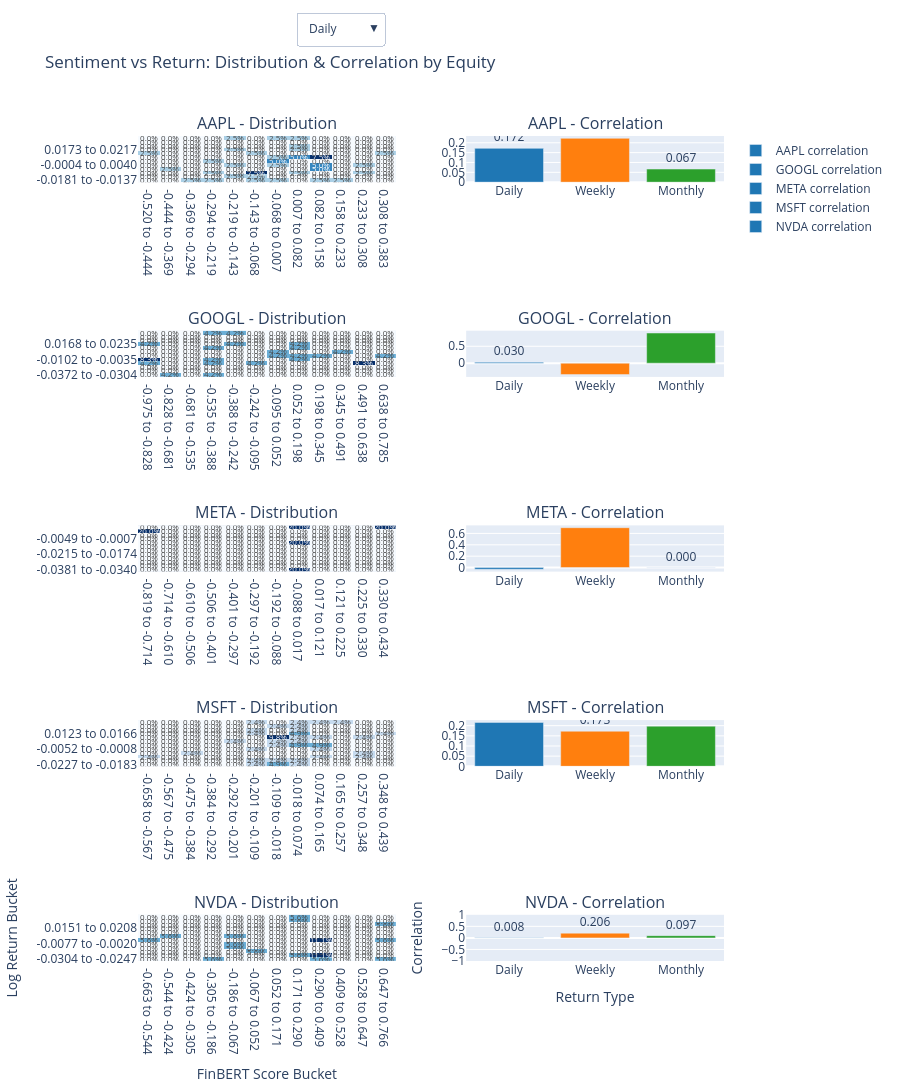

Notebook source saved alongside this figure:
### Markdown cell above
## Correlation & Distribution by Equity

Each row corresponds to one equity. Left: bucket heatmap (15 equally spaced buckets) showing the percentage of data points per sentiment/return bin (sums to 100%), with % text in each cell. Log returns are capped at 5th/95th percentiles. Right: correlation bar chart for all return types. Use the dropdown to switch between daily, weekly, and monthly.

### Code cell
import plotly.graph_objects as go
from plotly.subplots import make_subplots
import numpy as np

conn = sqlite3.connect(DB_PATH)
prices_df = pd.read_sql("SELECT * FROM prices", conn)
conn.close()
prices_df["date"] = pd.to_datetime(prices_df['date'], format='mixed', utc=True, errors='coerce').dt.tz_localize(None)
news_sentiment["date"] = pd.to_datetime(news_sentiment['date'], format='mixed', utc=True, errors='coerce').dt.tz_localize(None)

daily_sentiment = (
    news_sentiment.groupby(["symbol", "date"])["finbert_score"]
    .mean()
    .reset_index()
)

merged = prices_df.merge(daily_sentiment, on=["symbol", "date"], how="inner")
merged = merged[merged["finbert_score"] != 0].copy()

for rtype in ["daily_return", "weekly_return", "monthly_return"]:
    col = f"log_{rtype}"
    merged[col] = np.where(
        (merged[rtype].notna()) & (merged[rtype] > -1),
        np.log1p(merged[rtype]),
        np.nan,
    )

MIN_SENTIMENT_N = 5  # ignore symbols with fewer sentiment observations than this

sentiment_counts = news_sentiment.groupby("symbol").size()
qualifying_symbols = sentiment_counts[sentiment_counts >= MIN_SENTIMENT_N].index.tolist()

symbols = sorted(merged["symbol"].unique().tolist())
symbols = [s for s in symbols if s in news_sentiment["symbol"].values and s in qualifying_symbols]
return_cols = ["log_daily_return", "log_weekly_return", "log_monthly_return"]
return_labels = ["Daily", "Weekly", "Monthly"]

n_buckets_x = 12
n_buckets_y = 12

fig = make_subplots(
    rows=len(symbols),
    cols=2,
    subplot_titles=[title for pair in zip([f"{s} - Distribution" for s in symbols], [f"{s} - Correlation" for s in symbols]) for title in pair],
    horizontal_spacing=0.12,
    vertical_spacing=0.18,
    specs=[[{"type": "heatmap"}, {"type": "bar"}] for _ in symbols],
)

corr_bars = []
for symbol in symbols:
    symbol_data = merged[merged["symbol"] == symbol].copy()
    corr_vals = []
    for rcol, rlabel in zip(return_cols, return_labels):
        col_data = symbol_data[[rcol, "finbert_score"]].dropna()
        if len(col_data) < 2:
            corr_vals.append(0)
            continue
        x = col_data["finbert_score"].values
        y = col_data[rcol].values
        mx, my = x.mean(), y.mean()
        num = ((x - mx) * (y - my)).sum()
        dx, dy = np.sqrt(((x - mx) ** 2).sum()), np.sqrt(((y - my) ** 2).sum())
        corr_vals.append(num / (dx * dy) if dx and dy else 0)
    corr_bars.append(corr_vals)

visibility_daily = []
visibility_weekly = []
visibility_monthly = []

for idx, symbol in enumerate(symbols, start=1):
    symbol_data = merged[merged["symbol"] == symbol].copy()

    for rcol, rlabel in zip(return_cols, return_labels):
        col_data = symbol_data[[rcol, "finbert_score"]].dropna()
        if len(col_data) < 4:
            continue

        vals = col_data[rcol].values
        lo, hi = np.percentile(vals, 5), np.percentile(vals, 95)
        if hi <= lo:
            lo, hi = vals.min(), vals.max()
            if hi <= lo:
                hi = lo + 1e-6
        col_data[rcol] = col_data[rcol].clip(lo, hi)
        score_min, score_max = col_data["finbert_score"].min(), col_data["finbert_score"].max()
        if score_max <= score_min:
            score_max = score_min + 1e-6

        score_bin_edges = np.linspace(score_min, score_max, n_buckets_x + 1)
        ret_bin_edges = np.linspace(lo, hi, n_buckets_y + 1)
        x = col_data["finbert_score"].values
        y = col_data[rcol].values
        mask = ~(np.isnan(x) | np.isnan(y))
        x, y = x[mask], y[mask]
        H, _, _ = np.histogram2d(x, y, bins=[score_bin_edges, ret_bin_edges])
        total = H.sum()
        hist2d = (H / total * 100).T if total > 0 else H.T

        score_labels = [f"{score_bin_edges[i]:.3f} to {score_bin_edges[i+1]:.3f}" for i in range(n_buckets_y)]
        ret_labels = [f"{ret_bin_edges[i]:.4f} to {ret_bin_edges[i+1]:.4f}" for i in range(n_buckets_y)]

        z_text = [[f"{val:.1f}%" for val in row] for row in hist2d]

        visible = (rlabel == "Daily")
        fig.add_trace(
            go.Heatmap(
                z=hist2d,
                x=score_labels,
                y=ret_labels,
                colorscale="Blues",
                showscale=False,
                text=z_text,
                texttemplate="%{text}",
                textfont={"size": 8},
                visible=visible,
                hovertemplate="Score bucket: %{x}<br>Return bucket: %{y}<br>Percentage: %{z:.1f}%<extra></extra>",
            ),
            row=idx,
            col=1,
        )

        if rlabel == "Daily":
            visibility_daily.append(True)
            visibility_weekly.append(False)
            visibility_monthly.append(False)
        elif rlabel == "Weekly":
            visibility_daily.append(False)
            visibility_weekly.append(True)
            visibility_monthly.append(False)
        else:
            visibility_daily.append(False)
            visibility_weekly.append(False)
            visibility_monthly.append(True)

    fig.add_trace(
        go.Bar(
            x=return_labels,
            y=corr_bars[idx - 1],
            marker_color=["#1f77b4", "#ff7f0e", "#2ca02c"],
            text=[f"{v:.3f}" for v in corr_bars[idx - 1]],
            textposition="outside",
            name=f"{symbol} correlation",
        ),
        row=idx,
        col=2,
    )
    visibility_daily.append(True)
    visibility_weekly.append(True)
    visibility_monthly.append(True)

fig.update_layout(
    title="Sentiment vs Return: Distribution & Correlation by Equity",
    height=450 * len(symbols),
    updatemenus=[
        dict(
            buttons=[
                dict(label="Daily", method="update", args=[{"visible": visibility_daily}]),
                dict(label="Weekly", method="update", args=[{"visible": visibility_weekly}]),
                dict(label="Monthly", method="update", args=[{"visible": visibility_monthly}]),
            ],
            direction="down",
            showactive=True,
            x=0.27,
            y=1.15,
            xanchor="left",
            yanchor="top",
        )
    ],
)
fig.update_xaxes(title_text="FinBERT Score Bucket", row=len(symbols), col=1)
fig.update_yaxes(title_text="Log Return Bucket", row=len(symbols), col=1)
fig.update_xaxes(title_text="Return Type", row=len(symbols), col=2)
fig.update_yaxes(title_text="Correlation", row=len(symbols), col=2, range=[-1, 1])
fig

### Figure 1 — Plotly figure (JSON) as saved in the notebook; plotly's stock layout.template omitted (floating-point values rounded to 4 significant figures; data arrays with more than 128 entries replaced by an {"elided": "..."} marker saying what was removed)
{"data": [{"colorscale": [[0, "rgb(247,251,255)"], [0.125, "rgb(222,235,247)"], [0.25, "rgb(198,219,239)"], [0.375, "rgb(158,202,225)"], [0.5, "rgb(107,174,214)"], [0.625, "rgb(66,146,198)"], [0.75, "rgb(33,113,181)"], [0.875, "rgb(8,81,156)"], [1, "rgb(8,48,107)"]], "hovertemplate": "Score bucket: %{x}<br>Return bucket: %{y}<br>Percentage: %{z:.1f}%<extra></extra>", "showscale": false, "text": {"elided": "12x12 str values"}, "textfont": {"size": 8}, "texttemplate": "%{text}", "type": "heatmap", "visible": true, "x": ["-0.520 to -0.444", "-0.444 to -0.369", "-0.369 to -0.294", "-0.294 to -0.219", "-0.219 to -0.143", "-0.143 to -0.068", "-0.068 to 0.007", "0.007 to 0.082", "0.082 to 0.158", "0.158 to 0.233", "0.233 to 0.308", "0.308 to 0.383"], "xaxis": "x", "y": ["-0.0181 to -0.0137", "-0.0137 to -0.0093", "-0.0093 to -0.0049", "-0.0049 to -0.0004", "-0.0004 to 0.0040", "0.0040 to 0.0084", "0.0084 to 0.0128", "0.0128 to 0.0173", "0.0173 to 0.0217", "0.0217 to 0.0261", "0.0261 to 0.0305", "0.0305 to 0.0349"], "yaxis": "y", "z": {"elided": "12x12 float values"}}, {"colorscale": [[0, "rgb(247,251,255)"], [0.125, "rgb(222,235,247)"], [0.25, "rgb(198,219,239)"], [0.375, "rgb(158,202,225)"], [0.5, "rgb(107,174,214)"], [0.625, "rgb(66,146,198)"], [0.75, "rgb(33,113,181)"], [0.875, "rgb(8,81,156)"], [1, "rgb(8,48,107)"]], "hovertemplate": "Score bucket: %{x}<br>Return bucket: %{y}<br>Percentage: %{z:.1f}%<extra></extra>", "showscale": false, "text": {"elided": "12x12 str values"}, "textfont": {"size": 8}, "texttemplate": "%{text}", "type": "heatmap", "visible": false, "x": ["-0.520 to -0.454", "-0.454 to -0.389", "-0.389 to -0.323", "-0.323 to -0.258", "-0.258 to -0.192", "-0.192 to -0.127", "-0.127 to -0.061", "-0.061 to 0.004", "0.004 to 0.070", "0.070 to 0.135", "0.135 to 0.201", "0.201 to 0.266"], "xaxis": "x", "y": ["-0.0790 to -0.0670", "-0.0670 to -0.0549", "-0.0549 to -0.0429", "-0.0429 to -0.0309", "-0.0309 to -0.0188", "-0.0188 to -0.0068", "-0.0068 to 0.0053", "0.0053 to 0.0173", "0.0173 to 0.0293", "0.0293 to 0.0414", "0.0414 to 0.0534", "0.0534 to 0.0655"], "yaxis": "y", "z": {"elided": "12x12 float values"}}, {"colorscale": [[0, "rgb(247,251,255)"], [0.125, "rgb(222,235,247)"], [0.25, "rgb(198,219,239)"], [0.375, "rgb(158,202,225)"], [0.5, "rgb(107,174,214)"], [0.625, "rgb(66,146,198)"], [0.75, "rgb(33,113,181)"], [0.875, "rgb(8,81,156)"], [1, "rgb(8,48,107)"]], "hovertemplate": "Score bucket: %{x}<br>Return bucket: %{y}<br>Percentage: %{z:.1f}%<extra></extra>", "showscale": false, "text": {"elided": "12x12 str values"}, "textfont": {"size": 8}, "texttemplate": "%{text}", "type": "heatmap", "visible": false, "x": ["-0.520 to -0.464", "-0.464 to -0.408", "-0.408 to -0.352", "-0.352 to -0.296", "-0.296 to -0.240", "-0.240 to -0.185", "-0.185 to -0.129", "-0.129 to -0.073", "-0.073 to -0.017", "-0.017 to 0.039", "0.039 to 0.095", "0.095 to 0.150"], "xaxis": "x", "y": ["-0.0501 to -0.0440", "-0.0440 to -0.0380", "-0.0380 to -0.0320", "-0.0320 to -0.0259", "-0.0259 to -0.0199", "-0.0199 to -0.0139", "-0.0139 to -0.0078", "-0.0078 to -0.0018", "-0.0018 to 0.0042", "0.0042 to 0.0103", "0.0103 to 0.0163", "0.0163 to 0.0223"], "yaxis": "y", "z": {"elided": "12x12 float values"}}, {"marker": {"color": ["#1f77b4", "#ff7f0e", "#2ca02c"]}, "name": "AAPL correlation", "text": ["0.172", "0.223", "0.067"], "textposition": "outside", "type": "bar", "x": ["Daily", "Weekly", "Monthly"], "xaxis": "x2", "y": [0.1717, 0.2226, 0.06665], "yaxis": "y2"}, {"colorscale": [[0, "rgb(247,251,255)"], [0.125, "rgb(222,235,247)"], [0.25, "rgb(198,219,239)"], [0.375, "rgb(158,202,225)"], [0.5, "rgb(107,174,214)"], [0.625, "rgb(66,146,198)"], [0.75, "rgb(33,113,181)"], [0.875, "rgb(8,81,156)"], [1, "rgb(8,48,107)"]], "hovertemplate": "Score bucket: %{x}<br>Return bucket: %{y}<br>Percentage: %{z:.1f}%<extra></extra>", "showscale": false, "text": {"elided": "12x12 str values"}, "textfont": {"size": 8}, "texttemplate": "%{text}", "type": "heatmap", "visible": true, "x": ["-0.975 to -0.828", "-0.828 to -0.681", "-0.681 to -0.535", "-0.535 to -0.388", "-0.388 to -0.242", "-0.242 to -0.095", "-0.095 to 0.052", "0.052 to 0.198", "0.198 to 0.345", "0.345 to 0.491", "0.491 to 0.638", "0.638 to 0.785"], "xaxis": "x3", "y": ["-0.0372 to -0.0304", "-0.0304 to -0.0237", "-0.0237 to -0.0169", "-0.0169 to -0.0102", "-0.0102 to -0.0035", "-0.0035 to 0.0033", "0.0033 to 0.0100", "0.0100 to 0.0168", "0.0168 to 0.0235", "0.0235 to 0.0303", "0.0303 to 0.0370", "0.0370 to 0.0438"], "yaxis": "y3", "z": {"elided": "12x12 float values"}}, {"colorscale": [[0, "rgb(247,251,255)"], [0.125, "rgb(222,235,247)"], [0.25, "rgb(198,219,239)"], [0.375, "rgb(158,202,225)"], [0.5, "rgb(107,174,214)"], [0.625, "rgb(66,146,198)"], [0.75, "rgb(33,113,181)"], [0.875, "rgb(8,81,156)"], [1, "rgb(8,48,107)"]], "hovertemplate": "Score bucket: %{x}<br>Return bucket: %{y}<br>Percentage: %{z:.1f}%<extra></extra>", "showscale": false, "text": {"elided": "12x12 str values"}, "textfont": {"size": 8}, "texttemplate": "%{text}", "type": "heatmap", "visible": false, "x": ["-0.975 to -0.828", "-0.828 to -0.681", "-0.681 to -0.535", "-0.535 to -0.388", "-0.388 to -0.242", "-0.242 to -0.095", "-0.095 to 0.052", "0.052 to 0.198", "0.198 to 0.345", "0.345 to 0.491", "0.491 to 0.638", "0.638 to 0.785"], "xaxis": "x3", "y": ["-0.0927 to -0.0714", "-0.0714 to -0.0502", "-0.0502 to -0.0289", "-0.0289 to -0.0077", "-0.0077 to 0.0136", "0.0136 to 0.0348", "0.0348 to 0.0561", "0.0561 to 0.0773", "0.0773 to 0.0986", "0.0986 to 0.1198", "0.1198 to 0.1411", "0.1411 to 0.1623"], "yaxis": "y3", "z": {"elided": "12x12 float values"}}, {"colorscale": [[0, "rgb(247,251,255)"], [0.125, "rgb(222,235,247)"], [0.25, "rgb(198,219,239)"], [0.375, "rgb(158,202,225)"], [0.5, "rgb(107,174,214)"], [0.625, "rgb(66,146,198)"], [0.75, "rgb(33,113,181)"], [0.875, "rgb(8,81,156)"], [1, "rgb(8,48,107)"]], "hovertemplate": "Score bucket: %{x}<br>Return bucket: %{y}<br>Percentage: %{z:.1f}%<extra></extra>", "showscale": false, "text": {"elided": "12x12 str values"}, "textfont": {"size": 8}, "texttemplate": "%{text}", "type": "heatmap", "visible": false, "x": ["-0.975 to -0.828", "-0.828 to -0.681", "-0.681 to -0.535", "-0.535 to -0.388", "-0.388 to -0.242", "-0.242 to -0.095", "-0.095 to 0.052", "0.052 to 0.198", "0.198 to 0.345", "0.345 to 0.491", "0.491 to 0.638", "0.638 to 0.785"], "xaxis": "x3", "y": ["-0.0605 to -0.0585", "-0.0585 to -0.0565", "-0.0565 to -0.0545", "-0.0545 to -0.0525", "-0.0525 to -0.0505", "-0.0505 to -0.0485", "-0.0485 to -0.0465", "-0.0465 to -0.0445", "-0.0445 to -0.0425", "-0.0425 to -0.0406", "-0.0406 to -0.0386", "-0.0386 to -0.0366"], "yaxis": "y3", "z": {"elided": "12x12 float values"}}, {"marker": {"color": ["#1f77b4", "#ff7f0e", "#2ca02c"]}, "name": "GOOGL correlation", "text": ["0.030", "-0.337", "0.892"], "textposition": "outside", "type": "bar", "x": ["Daily", "Weekly", "Monthly"], "xaxis": "x4", "y": [0.03001, -0.3372, 0.8924], "yaxis": "y4"}, {"colorscale": [[0, "rgb(247,251,255)"], [0.125, "rgb(222,235,247)"], [0.25, "rgb(198,219,239)"], [0.375, "rgb(158,202,225)"], [0.5, "rgb(107,174,214)"], [0.625, "rgb(66,146,198)"], [0.75, "rgb(33,113,181)"], [0.875, "rgb(8,81,156)"], [1, "rgb(8,48,107)"]], "hovertemplate": "Score bucket: %{x}<br>Return bucket: %{y}<br>Percentage: %{z:.1f}%<extra></extra>", "showscale": false, "text": {"elided": "12x12 str values"}, "textfont": {"size": 8}, "texttemplate": "%{text}", "type": "heatmap", "visible": true, "x": ["-0.819 to -0.714", "-0.714 to -0.610", "-0.610 to -0.506", "-0.506 to -0.401", "-0.401 to -0.297", "-0.297 to -0.192", "-0.192 to -0.088", "-0.088 to 0.017", "0.017 to 0.121", "0.121 to 0.225", "0.225 to 0.330", "0.330 to 0.434"], "xaxis": "x5", "y": ["-0.0381 to -0.0340", "-0.0340 to -0.0298", "-0.0298 to -0.0257", "-0.0257 to -0.0215", "-0.0215 to -0.0174", "-0.0174 to -0.0132", "-0.0132 to -0.0090", "-0.0090 to -0.0049", "-0.0049 to -0.0007", "-0.0007 to 0.0034", "0.0034 to 0.0076", "0.0076 to 0.0118"], "yaxis": "y5", "z": {"elided": "12x12 int values"}}, {"marker": {"color": ["#1f77b4", "#ff7f0e", "#2ca02c"]}, "name": "META correlation", "text": ["-0.030", "0.700", "0.000"], "textposition": "outside", "type": "bar", "x": ["Daily", "Weekly", "Monthly"], "xaxis": "x6", "y": [-0.03026, 0.7002, 0], "yaxis": "y6"}, {"colorscale": [[0, "rgb(247,251,255)"], [0.125, "rgb(222,235,247)"], [0.25, "rgb(198,219,239)"], [0.375, "rgb(158,202,225)"], [0.5, "rgb(107,174,214)"], [0.625, "rgb(66,146,198)"], [0.75, "rgb(33,113,181)"], [0.875, "rgb(8,81,156)"], [1, "rgb(8,48,107)"]], "hovertemplate": "Score bucket: %{x}<br>Return bucket: %{y}<br>Percentage: %{z:.1f}%<extra></extra>", "showscale": false, "text": {"elided": "12x12 str values"}, "textfont": {"size": 8}, "texttemplate": "%{text}", "type": "heatmap", "visible": true, "x": ["-0.658 to -0.567", "-0.567 to -0.475", "-0.475 to -0.384", "-0.384 to -0.292", "-0.292 to -0.201", "-0.201 to -0.109", "-0.109 to -0.018", "-0.018 to 0.074", "0.074 to 0.165", "0.165 to 0.257", "0.257 to 0.348", "0.348 to 0.439"], "xaxis": "x7", "y": ["-0.0227 to -0.0183", "-0.0183 to -0.0140", "-0.0140 to -0.0096", "-0.0096 to -0.0052", "-0.0052 to -0.0008", "-0.0008 to 0.0035", "0.0035 to 0.0079", "0.0079 to 0.0123", "0.0123 to 0.0166", "0.0166 to 0.0210", "0.0210 to 0.0254", "0.0254 to 0.0297"], "yaxis": "y7", "z": {"elided": "12x12 float values"}}, {"colorscale": [[0, "rgb(247,251,255)"], [0.125, "rgb(222,235,247)"], [0.25, "rgb(198,219,239)"], [0.375, "rgb(158,202,225)"], [0.5, "rgb(107,174,214)"], [0.625, "rgb(66,146,198)"], [0.75, "rgb(33,113,181)"], [0.875, "rgb(8,81,156)"], [1, "rgb(8,48,107)"]], "hovertemplate": "Score bucket: %{x}<br>Return bucket: %{y}<br>Percentage: %{z:.1f}%<extra></extra>", "showscale": false, "text": {"elided": "12x12 str values"}, "textfont": {"size": 8}, "texttemplate": "%{text}", "type": "heatmap", "visible": false, "x": ["-0.416 to -0.344", "-0.344 to -0.273", "-0.273 to -0.202", "-0.202 to -0.131", "-0.131 to -0.059", "-0.059 to 0.012", "0.012 to 0.083", "0.083 to 0.154", "0.154 to 0.226", "0.226 to 0.297", "0.297 to 0.368", "0.368 to 0.439"], "xaxis": "x7", "y": ["-0.0410 to -0.0171", "-0.0171 to 0.0068", "0.0068 to 0.0307", "0.0307 to 0.0546", "0.0546 to 0.0785", "0.0785 to 0.1024", "0.1024 to 0.1263", "0.1263 to 0.1502", "0.1502 to 0.1741", "0.1741 to 0.1980", "0.1980 to 0.2219", "0.2219 to 0.2458"], "yaxis": "y7", "z": {"elided": "12x12 float values"}}, {"colorscale": [[0, "rgb(247,251,255)"], [0.125, "rgb(222,235,247)"], [0.25, "rgb(198,219,239)"], [0.375, "rgb(158,202,225)"], [0.5, "rgb(107,174,214)"], [0.625, "rgb(66,146,198)"], [0.75, "rgb(33,113,181)"], [0.875, "rgb(8,81,156)"], [1, "rgb(8,48,107)"]], "hovertemplate": "Score bucket: %{x}<br>Return bucket: %{y}<br>Percentage: %{z:.1f}%<extra></extra>", "showscale": false, "text": {"elided": "12x12 str values"}, "textfont": {"size": 8}, "texttemplate": "%{text}", "type": "heatmap", "visible": false, "x": ["-0.416 to -0.373", "-0.373 to -0.331", "-0.331 to -0.288", "-0.288 to -0.246", "-0.246 to -0.203", "-0.203 to -0.161", "-0.161 to -0.119", "-0.119 to -0.076", "-0.076 to -0.034", "-0.034 to 0.009", "0.009 to 0.051", "0.051 to 0.094"], "xaxis": "x7", "y": ["0.2155 to 0.2193", "0.2193 to 0.2231", "0.2231 to 0.2268", "0.2268 to 0.2306", "0.2306 to 0.2344", "0.2344 to 0.2381", "0.2381 to 0.2419", "0.2419 to 0.2457", "0.2457 to 0.2495", "0.2495 to 0.2532", "0.2532 to 0.2570", "0.2570 to 0.2608"], "yaxis": "y7", "z": {"elided": "12x12 float values"}}, {"marker": {"color": ["#1f77b4", "#ff7f0e", "#2ca02c"]}, "name": "MSFT correlation", "text": ["0.216", "0.173", "0.198"], "textposition": "outside", "type": "bar", "x": ["Daily", "Weekly", "Monthly"], "xaxis": "x8", "y": [0.216, 0.1728, 0.1977], "yaxis": "y8"}, {"colorscale": [[0, "rgb(247,251,255)"], [0.125, "rgb(222,235,247)"], [0.25, "rgb(198,219,239)"], [0.375, "rgb(158,202,225)"], [0.5, "rgb(107,174,214)"], [0.625, "rgb(66,146,198)"], [0.75, "rgb(33,113,181)"], [0.875, "rgb(8,81,156)"], [1, "rgb(8,48,107)"]], "hovertemplate": "Score bucket: %{x}<br>Return bucket: %{y}<br>Percentage: %{z:.1f}%<extra></extra>", "showscale": false, "text": {"elided": "12x12 str values"}, "textfont": {"size": 8}, "texttemplate": "%{text}", "type": "heatmap", "visible": true, "x": ["-0.663 to -0.544", "-0.544 to -0.424", "-0.424 to -0.305", "-0.305 to -0.186", "-0.186 to -0.067", "-0.067 to 0.052", "0.052 to 0.171", "0.171 to 0.290", "0.290 to 0.409", "0.409 to 0.528", "0.528 to 0.647", "0.647 to 0.766"], "xaxis": "x9", "y": ["-0.0304 to -0.0247", "-0.0247 to -0.0190", "-0.0190 to -0.0134", "-0.0134 to -0.0077", "-0.0077 to -0.0020", "-0.0020 to 0.0037", "0.0037 to 0.0094", "0.0094 to 0.0151", "0.0151 to 0.0208", "0.0208 to 0.0265", "0.0265 to 0.0322", "0.0322 to 0.0379"], "yaxis": "y9", "z": {"elided": "12x12 float values"}}, {"colorscale": [[0, "rgb(247,251,255)"], [0.125, "rgb(222,235,247)"], [0.25, "rgb(198,219,239)"], [0.375, "rgb(158,202,225)"], [0.5, "rgb(107,174,214)"], [0.625, "rgb(66,146,198)"], [0.75, "rgb(33,113,181)"], [0.875, "rgb(8,81,156)"], [1, "rgb(8,48,107)"]], "hovertemplate": "Score bucket: %{x}<br>Return bucket: %{y}<br>Percentage: %{z:.1f}%<extra></extra>", "showscale": false, "text": {"elided": "12x12 str values"}, "textfont": {"size": 8}, "texttemplate": "%{text}", "type": "heatmap", "visible": false, "x": ["-0.663 to -0.544", "-0.544 to -0.424", "-0.424 to -0.305", "-0.305 to -0.186", "-0.186 to -0.067", "-0.067 to 0.052", "0.052 to 0.171", "0.171 to 0.290", "0.290 to 0.409", "0.409 to 0.528", "0.528 to 0.647", "0.647 to 0.766"], "xaxis": "x9", "y": ["-0.0724 to -0.0590", "-0.0590 to -0.0456", "-0.0456 to -0.0323", "-0.0323 to -0.0189", "-0.0189 to -0.0055", "-0.0055 to 0.0079", "0.0079 to 0.0212", "0.0212 to 0.0346", "0.0346 to 0.0480", "0.0480 to 0.0614", "0.0614 to 0.0747", "0.0747 to 0.0881"], "yaxis": "y9", "z": {"elided": "12x12 float values"}}, {"colorscale": [[0, "rgb(247,251,255)"], [0.125, "rgb(222,235,247)"], [0.25, "rgb(198,219,239)"], [0.375, "rgb(158,202,225)"], [0.5, "rgb(107,174,214)"], [0.625, "rgb(66,146,198)"], [0.75, "rgb(33,113,181)"], [0.875, "rgb(8,81,156)"], [1, "rgb(8,48,107)"]], "hovertemplate": "Score bucket: %{x}<br>Return bucket: %{y}<br>Percentage: %{z:.1f}%<extra></extra>", "showscale": false, "text": {"elided": "12x12 str values"}, "textfont": {"size": 8}, "texttemplate": "%{text}", "type": "heatmap", "visible": false, "x": ["-0.533 to -0.425", "-0.425 to -0.317", "-0.317 to -0.208", "-0.208 to -0.100", "-0.100 to 0.008", "0.008 to 0.116", "0.116 to 0.225", "0.225 to 0.333", "0.333 to 0.441", "0.441 to 0.549", "0.549 to 0.658", "0.658 to 0.766"], "xaxis": "x9", "y": ["-0.0067 to 0.0053", "0.0053 to 0.0173", "0.0173 to 0.0293", "0.0293 to 0.0413", "0.0413 to 0.0533", "0.0533 to 0.0652", "0.0652 to 0.0772", "0.0772 to 0.0892", "0.0892 to 0.1012", "0.1012 to 0.1132", "0.1132 to 0.1252", "0.1252 to 0.1372"], "yaxis": "y9", "z": {"elided": "12x12 float values"}}, {"marker": {"color": ["#1f77b4", "#ff7f0e", "#2ca02c"]}, "name": "NVDA correlation", "text": ["0.008", "0.206", "0.097"], "textposition": "outside", "type": "bar", "x": ["Daily", "Weekly", "Monthly"], "xaxis": "x10", "y": [0.007822, 0.2056, 0.09739], "yaxis": "y10"}], "layout": {"annotations": [{"font": {"size": 16}, "showarrow": false, "text": "AAPL - Distribution", "x": 0.22, "xanchor": "center", "xref": "paper", "y": 1, "yanchor": "bottom", "yref": "paper"}, {"font": {"size": 16}, "showarrow": false, "text": "AAPL - Correlation", "x": 0.78, "xanchor": "center", "xref": "paper", "y": 1, "yanchor": "bottom", "yref": "paper"}, {"font": {"size": 16}, "showarrow": false, "text": "GOOGL - Distribution", "x": 0.22, "xanchor": "center", "xref": "paper", "y": 0.764, "yanchor": "bottom", "yref": "paper"}, {"font": {"size": 16}, "showarrow": false, "text": "GOOGL - Correlation", "x": 0.78, "xanchor": "center", "xref": "paper", "y": 0.764, "yanchor": "bottom", "yref": "paper"}, {"font": {"size": 16}, "showarrow": false, "text": "META - Distribution", "x": 0.22, "xanchor": "center", "xref": "paper", "y": 0.528, "yanchor": "bottom", "yref": "paper"}, {"font": {"size": 16}, "showarrow": false, "text": "META - Correlation", "x": 0.78, "xanchor": "center", "xref": "paper", "y": 0.528, "yanchor": "bottom", "yref": "paper"}, {"font": {"size": 16}, "showarrow": false, "text": "MSFT - Distribution", "x": 0.22, "xanchor": "center", "xref": "paper", "y": 0.292, "yanchor": "bottom", "yref": "paper"}, {"font": {"size": 16}, "showarrow": false, "text": "MSFT - Correlation", "x": 0.78, "xanchor": "center", "xref": "paper", "y": 0.292, "yanchor": "bottom", "yref": "paper"}, {"font": {"size": 16}, "showarrow": false, "text": "NVDA - Distribution", "x": 0.22, "xanchor": "center", "xref": "paper", "y": 0.056, "yanchor": "bottom", "yref": "paper"}, {"font": {"size": 16}, "showarrow": false, "text": "NVDA - Correlation", "x": 0.78, "xanchor": "center", "xref": "paper", "y": 0.056, "yanchor": "bottom", "yref": "paper"}], "height": 2250, "title": {"text": "Sentiment vs Return: Distribution & Correlation by Equity"}, "updatemenus": [{"buttons": [{"args": [{"visible": [true, false, false, true, true, false, false, true, true, true, true, false, false, true, true, false, false, true]}], "label": "Daily", "method": "update"}, {"args": [{"visible": [false, true, false, true, false, true, false, true, false, true, false, true, false, true, false, true, false, true]}], "label": "Weekly", "method": "update"}, {"args": [{"visible": [false, false, true, true, false, false, true, true, false, true, false, false, true, true, false, false, true, true]}], "label": "Monthly", "method": "update"}], "direction": "down", "showactive": true, "x": 0.27, "xanchor": "left", "y": 1.15, "yanchor": "top"}], "xaxis": {"anchor": "y", "domain": [0, 0.44]}, "xaxis10": {"anchor": "y10", "domain": [0.56, 1], "title": {"text": "Return Type"}}, "xaxis2": {"anchor": "y2", "domain": [0.56, 1]}, "xaxis3": {"anchor": "y3", "domain": [0, 0.44]}, "xaxis4": {"anchor": "y4", "domain": [0.56, 1]}, "xaxis5": {"anchor": "y5", "domain": [0, 0.44]}, "xaxis6": {"anchor": "y6", "domain": [0.56, 1]}, "xaxis7": {"anchor": "y7", "domain": [0, 0.44]}, "xaxis8": {"anchor": "y8", "domain": [0.56, 1]}, "xaxis9": {"anchor": "y9", "domain": [0, 0.44], "title": {"text": "FinBERT Score Bucket"}}, "yaxis": {"anchor": "x", "domain": [0.944, 1]}, "yaxis10": {"anchor": "x10", "domain": [0, 0.056], "range": [-1, 1], "title": {"text": "Correlation"}}, "yaxis2": {"anchor": "x2", "domain": [0.944, 1]}, "yaxis3": {"anchor": "x3", "domain": [0.708, 0.764]}, "yaxis4": {"anchor": "x4", "domain": [0.708, 0.764]}, "yaxis5": {"anchor": "x5", "domain": [0.472, 0.528]}, "yaxis6": {"anchor": "x6", "domain": [0.472, 0.528]}, "yaxis7": {"anchor": "x7", "domain": [0.236, 0.292]}, "yaxis8": {"anchor": "x8", "domain": [0.236, 0.292]}, "yaxis9": {"anchor": "x9", "domain": [0, 0.056], "title": {"text": "Log Return Bucket"}}}}
